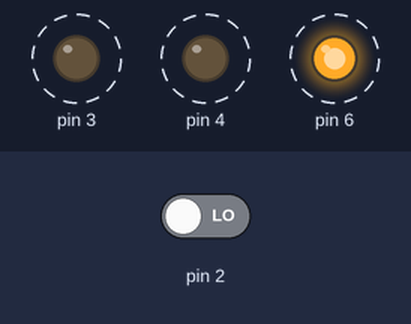
Simulated run of this sketch. Board: Arduino Uno, built with avr-gcc and run on an emulated ATmega328P. On the bench: output pins drawn as LEDs (lit = HIGH). Dashed ring = blinking. The test bench sets the inputs (shaded band); at power-on: pin 2 LOW.

Above: at 1.3 s.
1.7 s: pin 2 driven HIGH
At 1.85 s:
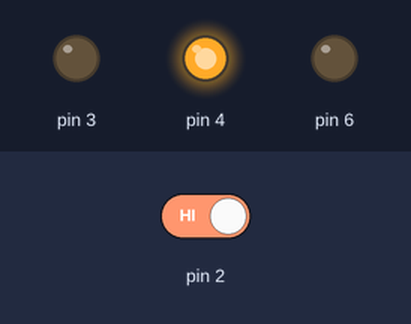
At 2.7 s:
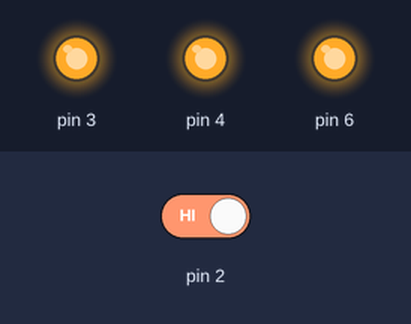
3.5 s: pin 2 driven LOW
At 3.85 s:
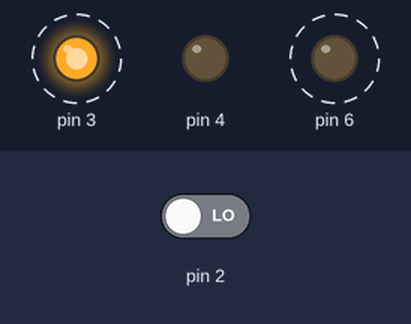
Timing chart, 0 to 12.5 s (numbered marks = the images above; inputs shaded):
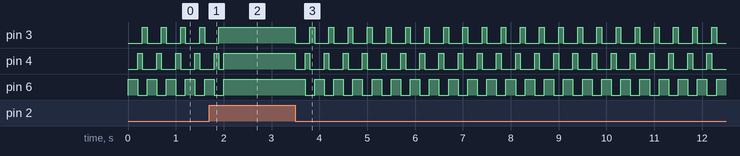

Measured:
- after the input at 1.7 s, pin 3: goes on until 1.9 s, then stays HIGH; pin 6: goes on until 2.0 s, then stays HIGH
- after the input at 3.5 s, pin 3: alternates HIGH for 0.10 s and LOW for 0.30 s, starting at once; pin 4: HIGH → LOW at once, then repeats every 0.40 s: HIGH 0.10 s, LOW 0.30 s; pin 6: alternates HIGH for 0.20 s and LOW for 0.20 s, starting after 0.20 s
- by itself, pin 3: alternates HIGH for 0.10 s and LOW for 0.30 s
- by itself, pin 6: alternates HIGH for 0.20 s and LOW for 0.20 s

The sketch:

OnOffLED.ino
```cpp
// @author Louis Hauchecorne

int switchState=0;

void setup() {
  // put your setup code here, to run once:
  pinMode(3,OUTPUT);
  pinMode(4,OUTPUT);
  pinMode(6,OUTPUT);
  pinMode(2,INPUT);

}

void loop() {
  // put your main code here, to run repeatedly:
 switchState=digitalRead(2);
 if(switchState == HIGH)
 {
    digitalWrite(3,HIGH);
    digitalWrite(4,HIGH);
    digitalWrite(6,HIGH);

    delay(500);

//    digitalWrite(3,LOW);
//    digitalWrite(4,HIGH);
//    digitalWrite(6,LOW);
//    delay(500);
//
//    digitalWrite(3,HIGH);
//    digitalWrite(4,LOW);
//    digitalWrite(6,LOW);
//    delay(500);
 }
 else{
    digitalWrite(3,LOW);
    digitalWrite(4,LOW);
    digitalWrite(6,HIGH);

    delay(200);

    digitalWrite(3,LOW);
    digitalWrite(4,HIGH);
    digitalWrite(6,LOW);
    delay(100);

    digitalWrite(3,HIGH);
    digitalWrite(4,LOW);
    digitalWrite(6,LOW);
    delay(100);
 }


}
```
